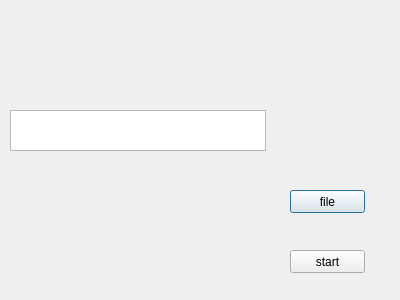
<?xml version="1.0" encoding="UTF-8"?>
<ui version="4.0">
 <class>Dialog</class>
 <widget class="QDialog" name="Dialog">
  <property name="geometry">
   <rect>
    <x>0</x>
    <y>0</y>
    <width>400</width>
    <height>300</height>
   </rect>
  </property>
  <property name="windowTitle">
   <string>Dialog</string>
  </property>
  <widget class="QTextBrowser" name="lineEdit">
   <property name="geometry">
    <rect>
     <x>10</x>
     <y>110</y>
     <width>256</width>
     <height>41</height>
    </rect>
   </property>
  </widget>
  <widget class="QPushButton" name="pushButton">
   <property name="geometry">
    <rect>
     <x>290</x>
     <y>190</y>
     <width>75</width>
     <height>23</height>
    </rect>
   </property>
   <property name="text">
    <string>file</string>
   </property>
  </widget>
  <widget class="QPushButton" name="startButton">
   <property name="geometry">
    <rect>
     <x>290</x>
     <y>250</y>
     <width>75</width>
     <height>23</height>
    </rect>
   </property>
   <property name="text">
    <string>start</string>
   </property>
  </widget>
 </widget>
 <resources/>
 <connections/>
</ui>
